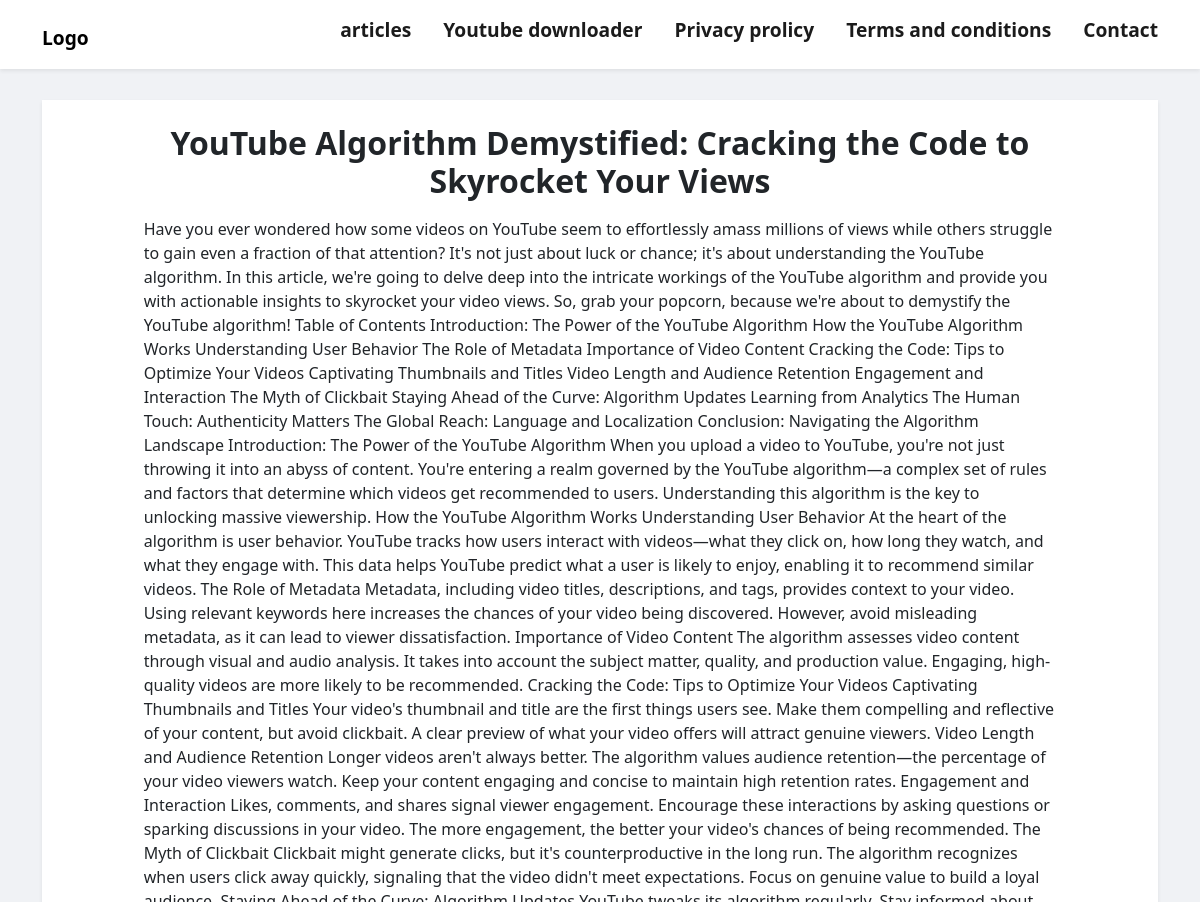
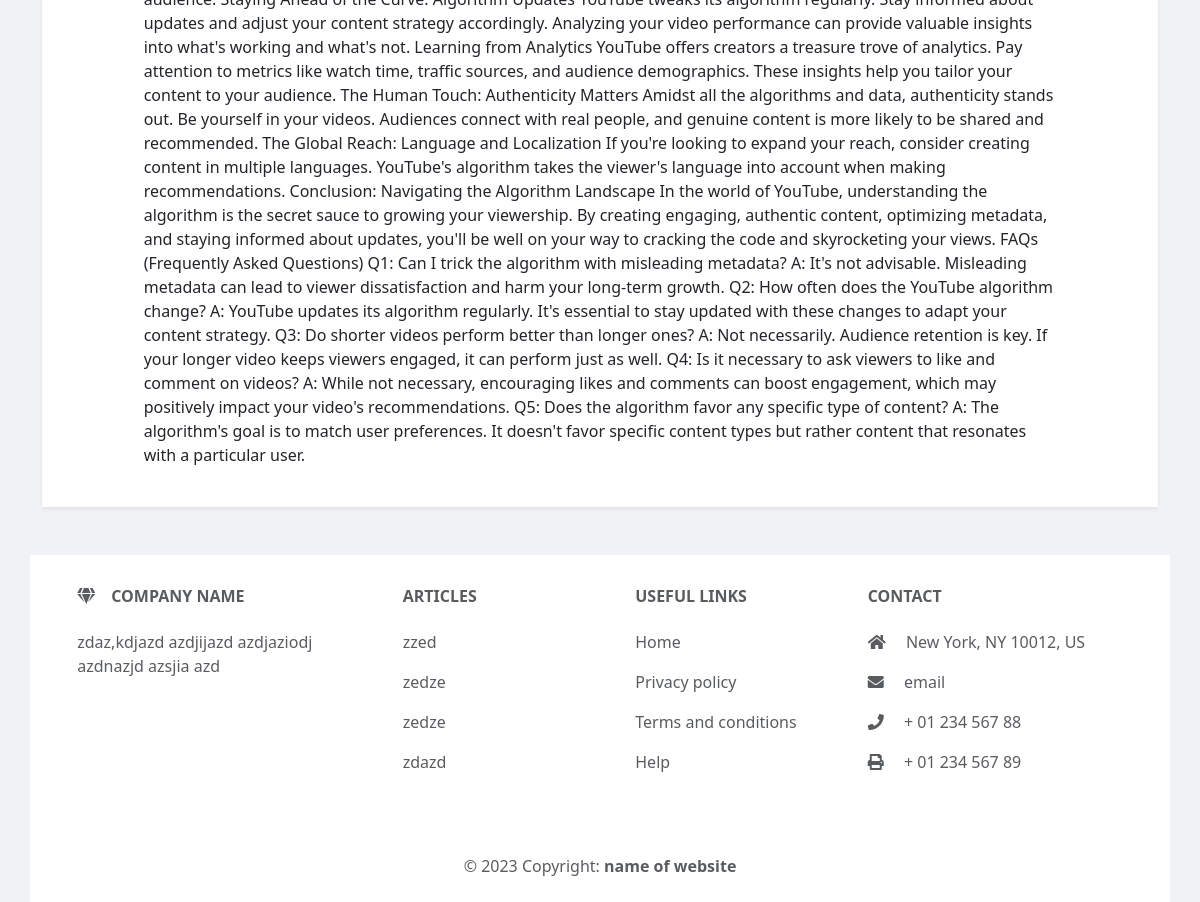
Page /article/youtube-algorithm-demystified-cracking-the-code-to-skyrocket-your-views on the committed database (2 pictures, top to bottom).
### website/models.py (models this page shows, shortened)
class Article(models.Model):
    slug = models.SlugField(unique=True,max_length=200,blank=True)
    title = models.CharField(max_length=255)
    content = RichTextField()
    Categories = models.ManyToManyField(Category)
    tags = models.ManyToManyField(Tag)
    keywords = models.CharField(help_text='coma separeted every keyword',max_length=255,blank=True)
    meta = models.TextField()
    image = models.ImageField(upload_to='articles_images/', blank=True, null=True)

### website/views.py (the view)
# urls.py: path("article/<slug:slug>",views.article,name='article'),
def article(request,slug):
    post = get_object_or_404(Article, slug=slug)
    context = {
        'article': post,
    }
    return render(request,"pages/article.html",context)

### website/templates/pages/article.html (shortened to what this page needs)
{% load static %}
<!DOCTYPE html>
<html lang="en">
<head>
    {% include 'includes/plugins.html' %}
    <link rel="stylesheet" href="{% static 'css/style.css' %}">
</head>
<body>
    {% include 'includes/header.html' %}
    <main>
        <section class="container" >
            <div class="shadow-sm py-4 px-2  bg-white" style="min-height:50vh">
                <div class="row">
                    <div class="col-10 mx-auto">
                        <h2 class="text-center fw-bold mb-3">{{article.title}}</h2>
                        {% autoescape off %}
                            {{ article.content|safe }}
                        {% endautoescape %}
                    </div>
                </div>
            </div>
        </section>
    </main>
    {% include 'includes/footer.html' %}
</body>
</html>

### website/static/css/style.css (style rules this page uses)
* { padding: 0; margin: 0; text-decoration: none; list-style: none; box-sizing: border-box; }
body { background-color: #F0F2F5; }
main { margin-top: 100px !important; }

### rows in the picture
Article: title "YouTube Algorithm Demystified: Cracking the Code to Skyrocket Your Views", content "Have you ever wondered how some videos on YouTube seem to effortlessly amass millions of views while others struggle to gain even a fraction of that attention? It's not just about luck or chance; it's about understanding the YouTube algorithm. In this article, we're going to delve deep into the intricate workings of the YouTube algorithm and provide you with actionable insights to skyrocket your video views. So, grab your popcorn, because we're about to demystify the YouTube algorithm! Table of Contents Introduction: The Power of the YouTube Algorithm How the YouTube Algorithm Works Understanding User Behavior The Role of Metadata Importance of Video Content Cracking the Code: Tips to…"
